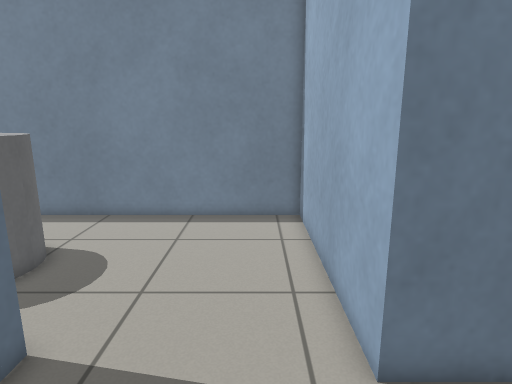
view 1 (above)

18 first-person views from a walk through a world built for the Gazebo simulator. The camera is 1.1 m above the floor, tilts 12° down and sees 75° across. The floor is counted in squares, 0.25 m on a side. Each view is taken from the middle of a square. On the plan, view 1 faces up. The plan holds only what a view shows up to about 20 squares ahead; the rest is blank.

view 2
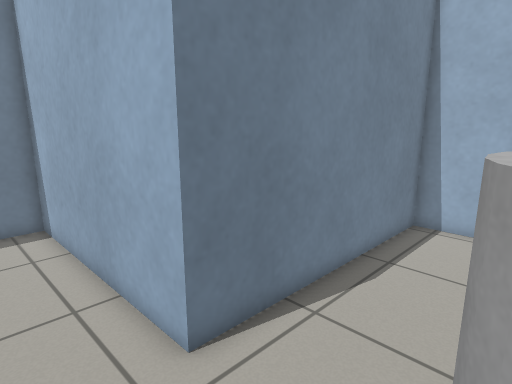

view 3
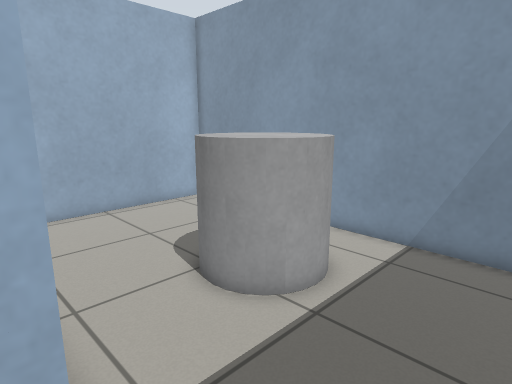

view 4
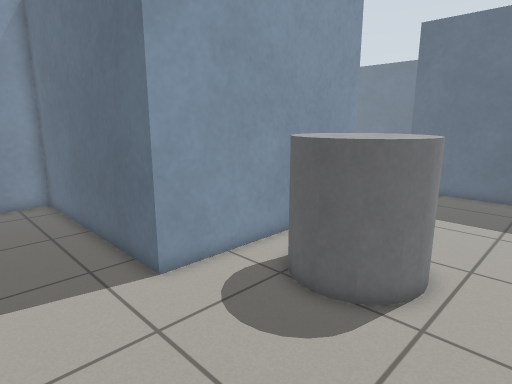

view 5
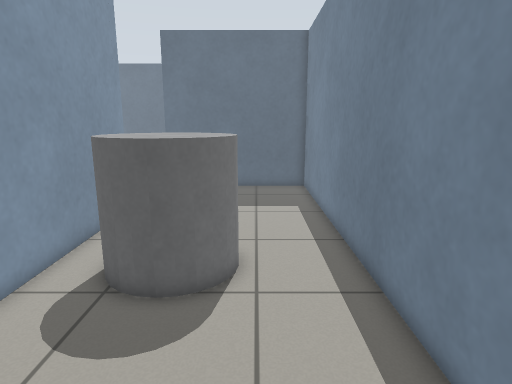

view 6
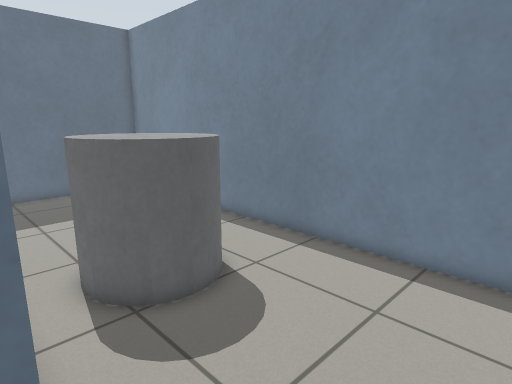

view 7
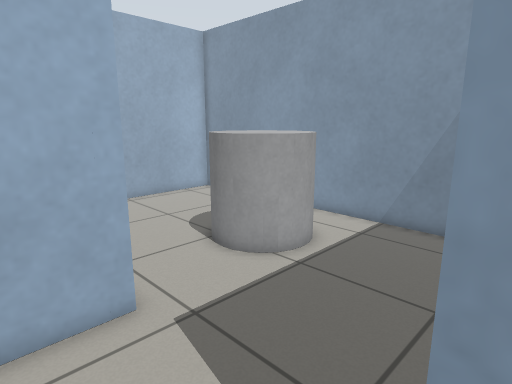

view 8
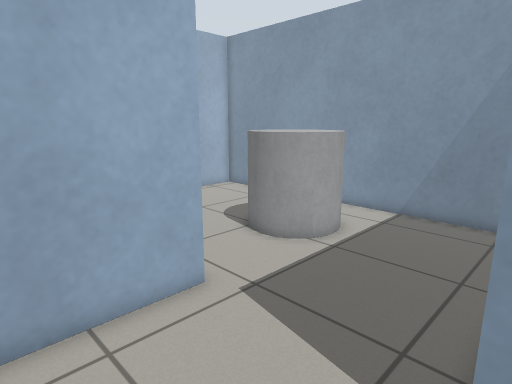

view 9
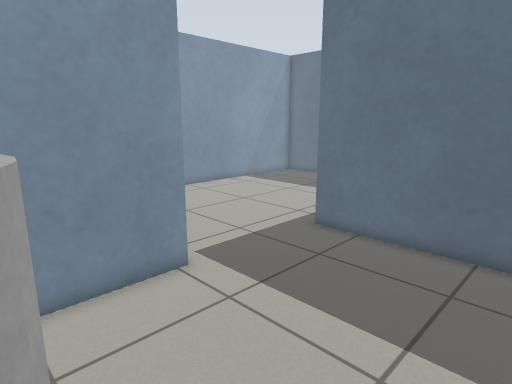

view 10
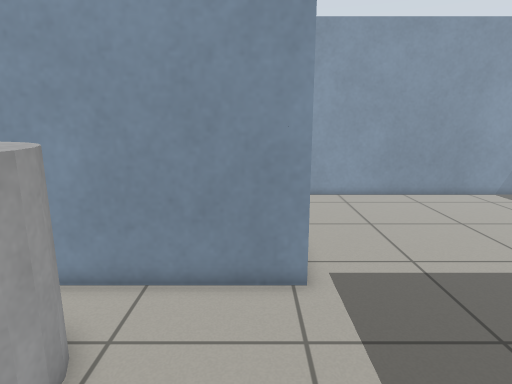

view 11
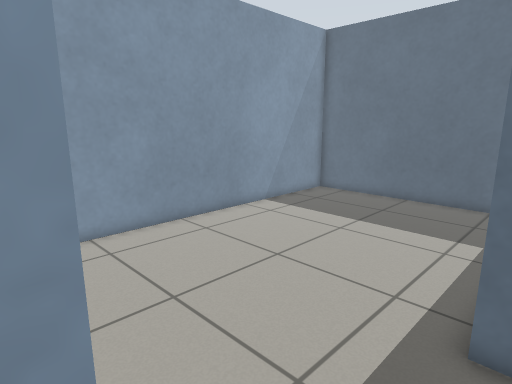

view 12
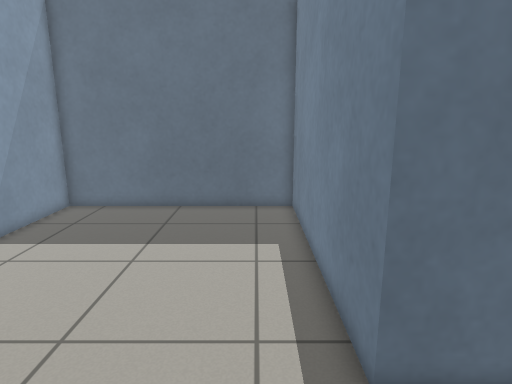

view 13
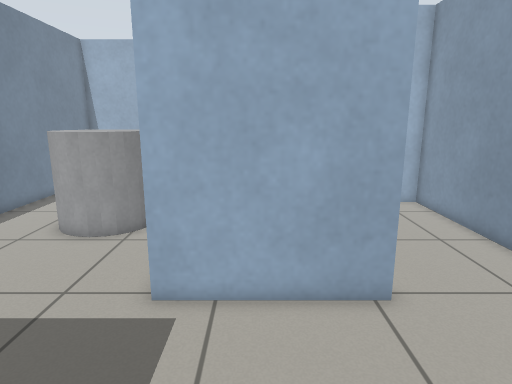

view 14
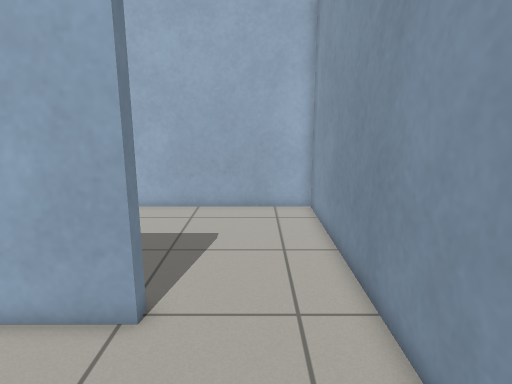

view 15
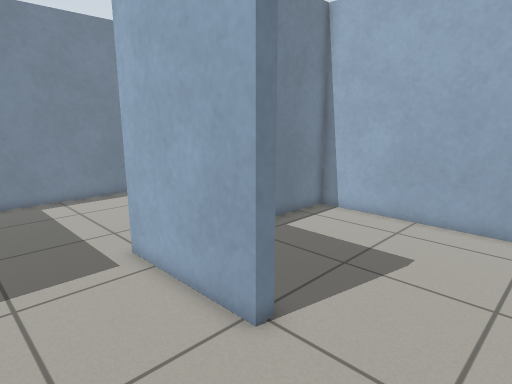

view 16
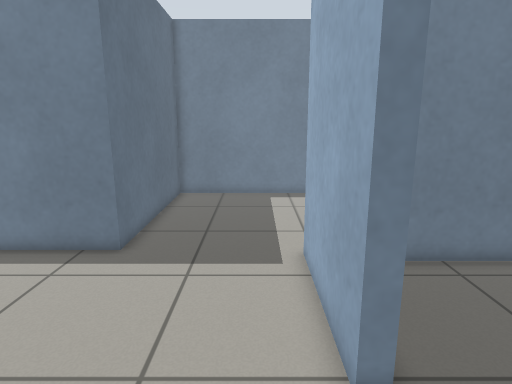

view 17
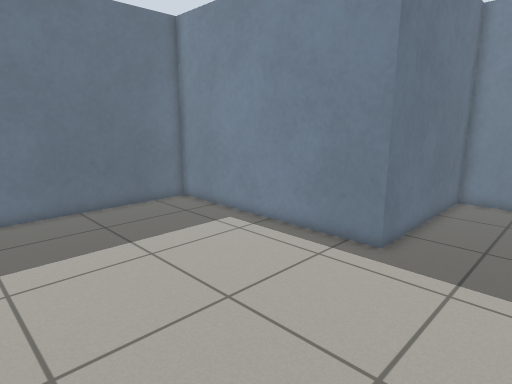

view 18
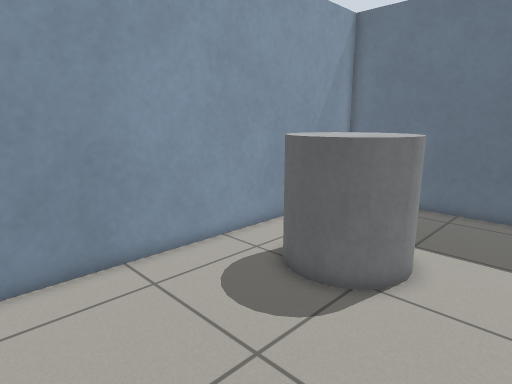

### Floor plan
Points are (right, up) in squares from view 1. A wall is a line through its corners. A room is listed if a view was taken in it or the views show most of it. See-through windows are left out.
Room 1 (views 1, 2, 6, 18)
walls: (-4.4, 5.6) (-4.4, -5.9) (13.7, -5.9) (13.5, 4.9) (2.1, 4.9) (2.1, 6.4)
ways out: opening at (-1, 5.8) to room 2
objects: grey cylinder (2, -3) to (6, 1)
Room 2 (views 3, 4, 5, 7, 8, 9, 10, 11)
walls: (-15.4, 5.6) (-4.4, 5.6); (2.1, 6.4) (2.1, 15.3) (-21.7, 15.3) (-21.7, 5.9)
ways out: opening at (-1, 5.8) to room 1; opening at (-18.5, 6) to room 3
objects: grey cylinder (-11, 7) to (-7, 11)
Room 3 (views 12, 13, 14, 15, 16, 17)
walls: (-21.7, 5.9) (-34.1, 5.9) (-34.1, -5.9) (-15.4, -5.9); (-15.4, -0.4) (-15.4, 5.6)
ways out: opening at (-18.5, 6) to room 2; opening at (-15, -3) to room 4
Room 4 (no view inside)
walls: (-14.8, -0.4) (-15.4, -0.4); (-15.4, -5.9) (-5, -5.9) (-5, 4.9) (-12.2, 4.9)
ways out: opening at (-15, -3) to room 3

Positions as (right, up) in squares from view 1, and headings:
1: (0, 0), facing up
2: (-1, 0), facing up-right
3: (-3, 6), facing down-right
4: (0, 14), facing down-left
5: (1, 12), facing left
6: (0, 5), facing up-left
7: (-5, 8), facing down-right
8: (-5, 10), facing down-right
9: (-10, 14), facing down-left
10: (-14, 14), facing down
11: (-15, 7), facing down-left
12: (-17, 4), facing left
13: (-23, 3), facing right
14: (-22, -3), facing right
15: (-20, -5), facing up-right
16: (-17, -5), facing up
17: (-17, -5), facing up-left
18: (13, 4), facing down-left
